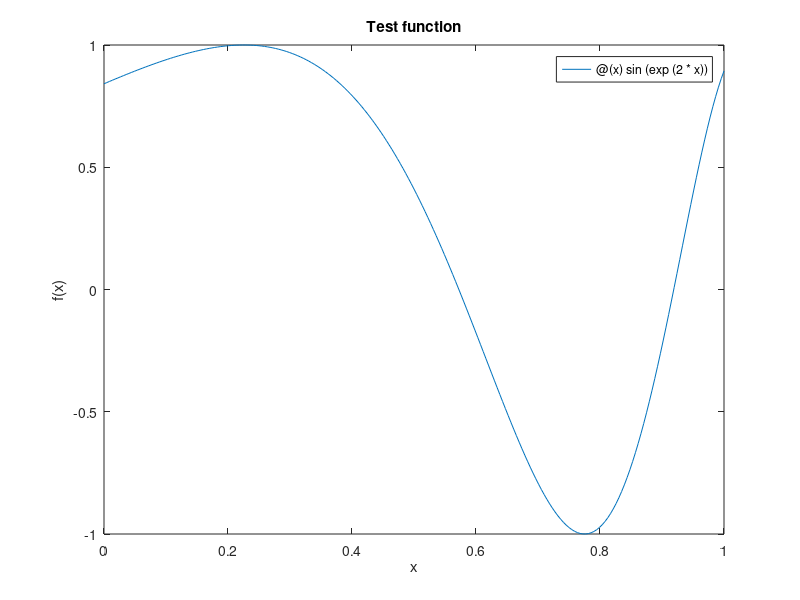

MATLAB code to generate this figure: (Note: this script raises an error after producing the figure.)
%%
% We choose a function over the interval $[0,1]$. 
f = @(x) sin(exp(2*x));
fplot(f,[0 1])
xlabel('x'), ylabel('f(x)') % ignore this line
title('Test function')    % ignore this line

%%
% We interpolate it at equally spaced nodes for increasing values of $n$. We
% will sample the interpolant at a large number of points in order to
% estimate the interpolation error. 
n = (5:5:60)';   err = 0*n;
x = linspace(0,1,1001)';         % for measuring error
for k = 1:length(n) 
  t = linspace(0,1,n(k)+1)';     % equally spaced nodes
  y = f(t);                      % interpolation data
  p = polyinterp(t,y);
  err(k) = norm( f(x)-p(x), inf );
end
semilogy(n,err,'.-')
xlabel('n'), ylabel('max error')   % ignore this line
title('Polynomial interpolation error')   % ignore this line

%%
% Initially the error decreases exponentially, i.e. as $O(K^{-n})$ for some
% $K>1$. However, around $n=30$ the error starts to _grow_ exponentially. 
